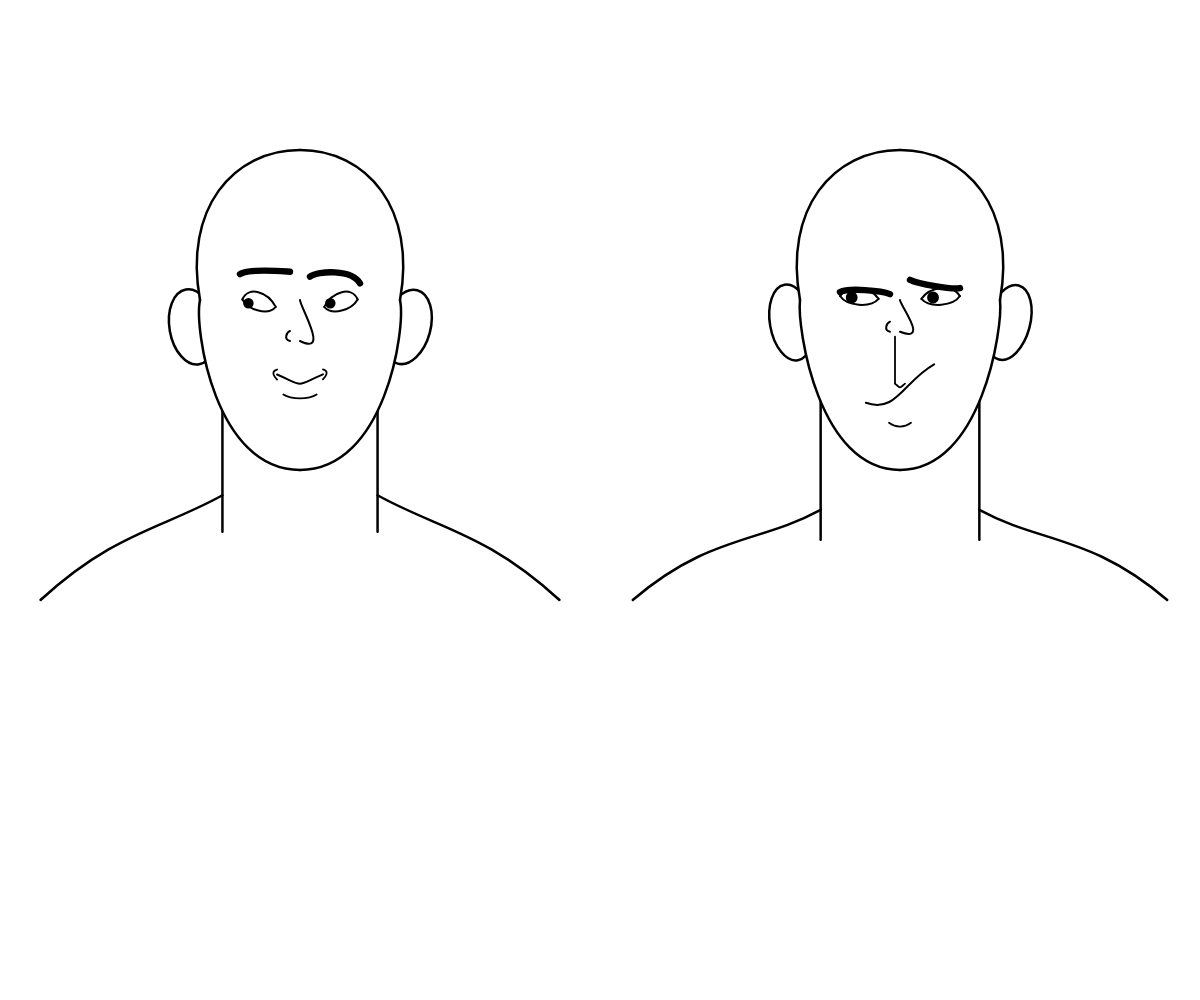
Frame 1 (no input)
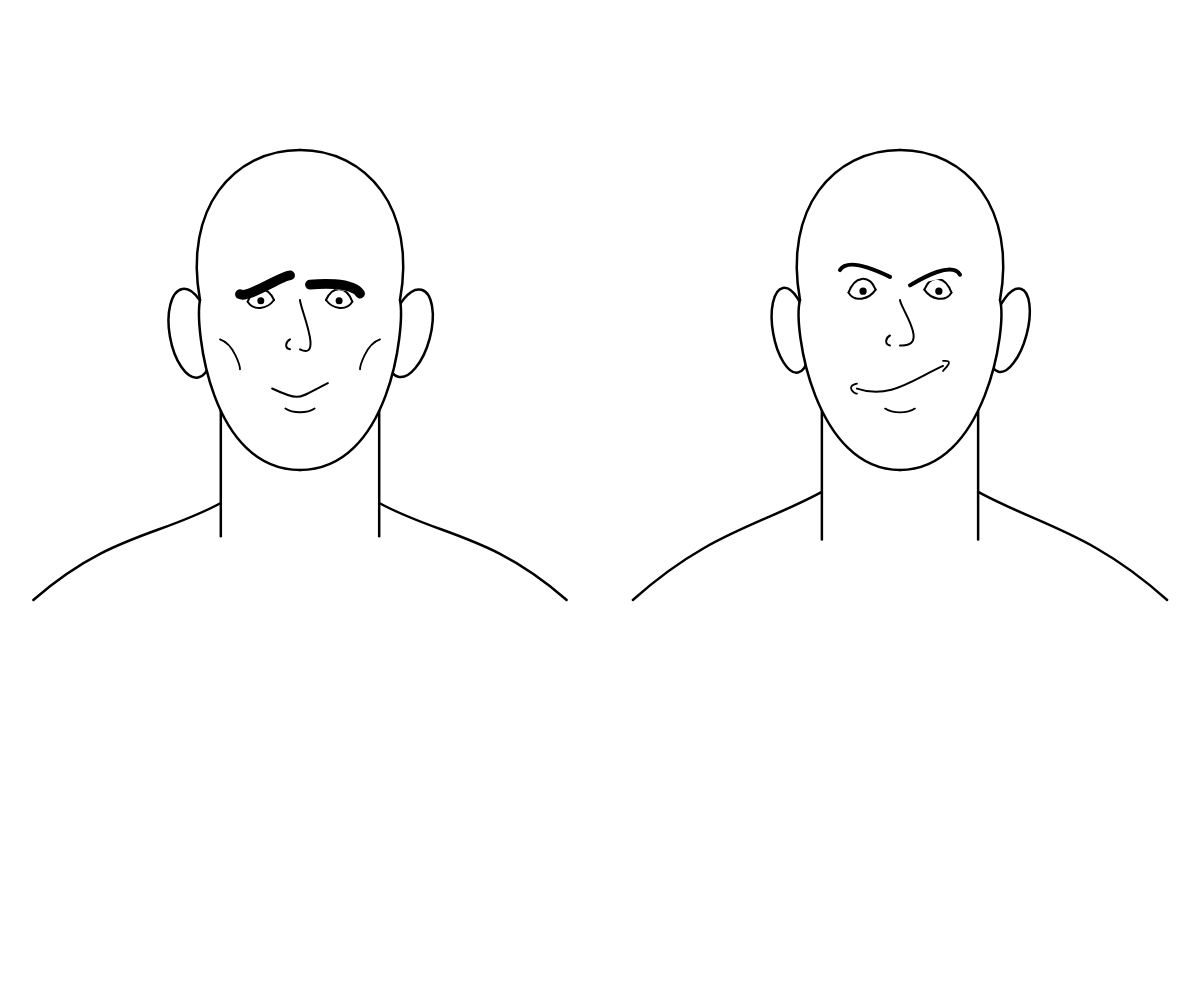
Frame 2 (the mouse pressed at the canvas centre, redrawn once)

The p5.js sketch that drew these frames (run headless with seeded random() and noise() and a simulated clock; the mouse was pressed at the canvas centre and the sketch redrawn once):

// p5.js sketch
// ── sketch.js
let strokeW;

let randomColor = (255, 255, 255);
let bgColor = (200, 200, 200);

let originX;
let originY;

let numOfPortraits = 2;
let portraitSize;

// size modifier for facial features
let rm;

let loopCount = 0;

function setup() {
  createCanvas(windowWidth, windowHeight);
  angleMode(DEGREES);
  noLoop();
  frameRate(15);

  // Determining size of each portrait from the given number of portaits
  portraitSize = width / numOfPortraits;
  // Determining size modifier for facial features from portrait size
  rm = portraitSize / 600;

  strokeW = 2 * rm;
}

function draw() {
  clear();
  background(255);
  // Drawing the determined number of portraits, creating more rows if there is space
  for (let j = 0; j < height / portraitSize - 1; j++) {
    for (let i = 0; i < numOfPortraits; i++) {
      originX = i * portraitSize + portraitSize / 2;
      originY = j * portraitSize + portraitSize / 2;
      createFace();
    }
  }
  // Stopping the small "face change animation" after cycling through 5 random faces
  if (loopCount > 5) {
    noLoop();
  }
  loopCount++;
}

// Starting small animation, changing the faces
function mouseClicked() {
  loopCount = 0;
  loop();
}

// Drawing curves with varying different points, creating a head. Some of the values are randomly chosen between a given range
// Certain features, like eye bags, have a smaller chance of being drawn at all
function createFace() {
  let x1, y1, x2, y2, x3, y3, x4, y4;

  fill(255, 255, 255);
  strokeWeight(strokeW + 0.5 * rm);

  // head
  let headTop = 150 * rm;
  let headSide = 100 * rm;
  let headBottom = 170 * rm;
  let headCheek = random(0, 50) * rm;
  let headJaw = random(350, 650) * rm;

  let earDistanceX = random(0, 10) * rm;
  let earDistanceY = random(20, 40) * rm;
  let earSizeX = random(30, 50) * rm;
  let earSizeY = random(70, 90) * rm;

  // ear left
  push();
  translate(originX - headSide - earDistanceX, originY + earDistanceY);
  rotate(-10);
  ellipse(0, 0, earSizeX, earSizeY);
  rotate(10);
  translate(originX + headSide + earDistanceX, originY - earDistanceY);
  pop();

  // ear right
  push();
  translate(originX + headSide + earDistanceX, originY + earDistanceY);
  rotate(15);
  ellipse(0, 0, earSizeX, earSizeY);
  rotate(-15);
  translate(originX - headSide - earDistanceX, originY - earDistanceY);
  pop();

  let neckWidth = random(20, 30) * rm;
  let neckLength = random(230, 240) * rm;

  // neck left
  line(originX - headSide + neckWidth, originY, originX - headSide + neckWidth, originY + neckLength);

  // neck right
  line(originX + headSide - neckWidth, originY, originX + headSide - neckWidth, originY + neckLength);


  let shoulderHeight = random(190, 210) * rm;
  let shoulderWidth = random(250, 270) * rm;
  let shoulderBottom = 300 * rm;

  // shoulder left
  x1 = originX + headSide;
  y1 = originY + headSide;
  x2 = originX - headSide + neckWidth;
  y2 = originY + shoulderHeight;
  x3 = originX - shoulderWidth;
  y3 = originY + shoulderBottom;
  x4 = originX - shoulderWidth * 2;
  y4 = originY + shoulderBottom * 2;
  curve(x1, y1, x2, y2, x3, y3, x4, y4);

  // shoulder right
  x1 = originX - headSide;
  y1 = originY + headSide;
  x2 = originX + headSide - neckWidth;
  y2 = originY + shoulderHeight;
  x3 = originX + shoulderWidth;
  y3 = originY + shoulderBottom;
  x4 = originX + shoulderWidth * 2;
  y4 = originY + shoulderBottom * 2;
  curve(x1, y1, x2, y2, x3, y3, x4, y4);

  // face fill
  stroke(255);

  beginShape();
  vertex(originX, originY + headBottom);
  vertex(originX + headSide, originY);
  vertex(originX, originY - headTop);
  vertex(originX - headSide, originY);
  endShape(CLOSE);

  stroke(0, 0, 0);

  // head top left
  x1 = originX - headSide + 200 * rm;
  y1 = originY + 400 * rm;
  x2 = originX - headSide;
  y2 = originY;
  x3 = originX;
  y3 = originY - headTop;
  x4 = originX + 300 * rm;
  y4 = originY - headTop + 150 * rm;
  curve(x1, y1, x2, y2, x3, y3, x4, y4);

  // head top right
  x1 = originX + headSide - 200 * rm;
  y1 = originY + 400 * rm;
  x2 = originX + headSide;
  y2 = originY;
  x3 = originX;
  y3 = originY - headTop;
  x4 = originX - 300 * rm;
  y4 = originY - headTop + 150 * rm;
  curve(x1, y1, x2, y2, x3, y3, x4, y4);

  // head bottom left
  x1 = originX + headCheek;
  y1 = originY;
  x2 = originX - headSide;
  y2 = originY;
  x3 = originX;
  y3 = originY + headBottom;
  x4 = originX + headJaw;
  y4 = originY;
  curve(x1, y1, x2, y2, x3, y3, x4, y4);

  // head bottom right
  x1 = originX - headCheek;
  y1 = originY;
  x2 = originX + headSide;
  y2 = originY;
  x3 = originX;
  y3 = originY + headBottom;
  x4 = originX - headJaw;
  y4 = originY;
  curve(x1, y1, x2, y2, x3, y3, x4, y4);

  strokeWeight(strokeW);

  // eyes
  let eyeHeight = random(-10, 10) * rm;
  let innerEyeHeight = random(-5, 5) * rm;
  let outerEyeHeight = random(-5, 5) * rm;
  let innerEyeWidth = random(20, 30) * rm;
  let outerEyeWidth = random(50, 60) * rm;
  let eyeOpening = random(60, 100) * rm;

  // eye up left
  x1 = originX - 60 * rm;
  y1 = originY + eyeHeight + eyeOpening;
  x2 = originX - outerEyeWidth;
  y2 = originY + eyeHeight + outerEyeHeight;
  x3 = originX - innerEyeWidth;
  y3 = originY + eyeHeight + innerEyeHeight;
  x4 = originX - 10 * rm;
  y4 = originY + eyeHeight + eyeOpening;
  curve(x1, y1, x2, y2, x3, y3, x4, y4);

  // eye up right
  x1 = originX + 60 * rm;
  y1 = originY + eyeHeight + eyeOpening;
  x2 = originX + outerEyeWidth;
  y2 = originY + eyeHeight + outerEyeHeight;
  x3 = originX + innerEyeWidth;
  y3 = originY + eyeHeight + innerEyeHeight;
  x4 = originX + 10 * rm;
  y4 = originY + eyeHeight + eyeOpening;
  curve(x1, y1, x2, y2, x3, y3, x4, y4);

  // eye bottom left
  x1 = originX - 60 * rm;
  y1 = originY + eyeHeight - 60 * rm;
  x2 = originX - outerEyeWidth;
  y2 = originY + eyeHeight + outerEyeHeight;
  x3 = originX - innerEyeWidth;
  y3 = originY + eyeHeight + innerEyeHeight;
  x4 = originX - 10 * rm;
  y4 = originY + eyeHeight - 60 * rm;
  curve(x1, y1, x2, y2, x3, y3, x4, y4);

  // eye bottom right
  x1 = originX + 60 * rm;
  y1 = originY + eyeHeight - 60 * rm;
  x2 = originX + outerEyeWidth;
  y2 = originY + eyeHeight + outerEyeHeight;
  x3 = originX + innerEyeWidth;
  y3 = originY + eyeHeight + innerEyeHeight;
  x4 = originX + 10 * rm;
  y4 = originY + eyeHeight - 60 * rm;
  curve(x1, y1, x2, y2, x3, y3, x4, y4);


  fill(0, 0, 0);

  let pupilSize = random(5, 10) * rm;
  let pupilPos = random(5, 20) * rm;

  // pupil left
  ellipse(originX - outerEyeWidth + pupilPos, originY + eyeHeight + (outerEyeHeight + innerEyeHeight) / 2, pupilSize);

  // pupil right
  ellipse(originX + innerEyeWidth + pupilPos, originY + eyeHeight + (outerEyeHeight + innerEyeHeight) / 2, pupilSize);


  fill(255, 255, 255);
  stroke(255);

  let leftBrowHeight1 = random(5, 30) * rm;
  let leftBrowHeight2 = random(5, 30) * rm;
  let leftBrowTilt1 = random(-60, 60) * rm;
  let leftBrowTilt2 = random(-60, 60) * rm;

  let rightBrowHeight1 = random(5, 30) * rm;
  let rightBrowHeight2 = random(5, 30) * rm;
  let rightBrowTilt1 = random(-60, 60) * rm;
  let rightBrowTilt2 = random(-60, 60) * rm;

  // left brow fill
  if (leftBrowTilt1 <= 0 || leftBrowTilt2 <= 0) {
    x1 = originX - 60 * rm;
    y1 = originY + leftBrowHeight1 + 200 * rm;
    x2 = originX - 60 * rm;
    y2 = originY - leftBrowHeight1;
    x3 = originX - 10 * rm;
    y3 = originY - leftBrowHeight2;
    x4 = originX - 10 * rm;
    y4 = originY + leftBrowHeight2 + 200 * rm;
    curve(x1, y1, x2, y2, x3, y3, x4, y4);
  }

  // right brow fill
  if (rightBrowTilt1 <= 0 || rightBrowTilt2 <= 0) {
    x1 = originX + 60 * rm;
    y1 = originY + rightBrowHeight1 + 200 * rm;
    x2 = originX + 60 * rm;
    y2 = originY - rightBrowHeight1;
    x3 = originX + 10 * rm;
    y3 = originY - rightBrowHeight2;
    x4 = originX + 10 * rm;
    y4 = originY + rightBrowHeight2 + 200 * rm;
    curve(x1, y1, x2, y2, x3, y3, x4, y4);
  }

  noFill();
  stroke(0);

  // brow left
  strokeWeight(random(2, 10) * rm);

  x1 = originX - 60 * rm;
  y1 = originY + leftBrowHeight1 + leftBrowTilt1;
  x2 = originX - 60 * rm;
  y2 = originY - leftBrowHeight1;
  x3 = originX - 10 * rm;
  y3 = originY - leftBrowHeight2;
  x4 = originX - 10 * rm;
  y4 = originY + leftBrowHeight2 + leftBrowTilt2;
  curve(x1, y1, x2, y2, x3, y3, x4, y4);

  // brow right

  x1 = originX + 60 * rm;
  y1 = originY + rightBrowHeight1 + rightBrowTilt1;
  x2 = originX + 60 * rm;
  y2 = originY - rightBrowHeight1;
  x3 = originX + 10 * rm;
  y3 = originY - rightBrowHeight2;
  x4 = originX + 10 * rm;
  y4 = originY + rightBrowHeight2 + rightBrowTilt2;
  curve(x1, y1, x2, y2, x3, y3, x4, y4);

  strokeWeight(strokeW);

  // nose
  let noseSize = random(30, 90) * rm;
  let noseLength = random(100, 200) * rm;
  let noseTilt = random(0, 100) * rm;

  x1 = originX;
  y1 = originY;
  x2 = originX;
  y2 = originY;
  x3 = originX;
  y3 = originY + noseSize;
  x4 = originX - noseLength;
  y4 = originY - noseTilt;
  curve(x1, y1, x2, y2, x3, y3, x4, y4);

  // nostril
  x1 = originX + 30 * rm;
  y1 = originY + noseSize;
  x2 = originX - 10 * rm;
  y2 = originY + noseSize;
  x3 = originX - 10 * rm;
  y3 = originY + noseSize - 10 * rm;
  x4 = originX + 10 * rm;
  y4 = originY + noseSize - 10 * rm;
  curve(x1, y1, x2, y2, x3, y3, x4, y4);

  // mouth
  let mouthHeight1 = random(noseSize + 5 * rm, 110 * rm);
  let mouthHeight2 = random(noseSize + 5 * rm, 110 * rm);
  let mouthWidth = random(20, 50) * rm;

  x1 = originX - 150 * rm;
  y1 = originY;
  x2 = originX - mouthWidth;
  y2 = originY + mouthHeight1;
  x3 = originX + mouthWidth;
  y3 = originY + mouthHeight2;
  x4 = originX + 150 * rm;
  y4 = originY;
  curve(x1, y1, x2, y2, x3, y3, x4, y4);


  strokeWeight(strokeW - 0.2 * rm);

  // lower lip
  let lipHeight = max(mouthHeight1, mouthHeight2) + 20 * rm;
  let lipWidth = random(10, 20) * rm;

  if (random() < 0.8) {
    x1 = originX - 30 * rm;
    y1 = originY + lipHeight - 30 * rm;
    x2 = originX - lipWidth;
    y2 = originY + lipHeight;
    x3 = originX + lipWidth;
    y3 = originY + lipHeight;
    x4 = originX + 30 * rm;
    y4 = originY + lipHeight - 30 * rm;
    curve(x1, y1, x2, y2, x3, y3, x4, y4);
  }

  if (random() < 0.5) {
    // mouthSide left
    x1 = originX - 30 * rm;
    y1 = originY + lipHeight - 30 * rm;
    x2 = originX - mouthWidth;
    y2 = originY + mouthHeight1 + 5 * rm;
    x3 = originX - mouthWidth;
    y3 = originY + mouthHeight1 - 5 * rm;
    x4 = originX + 30 * rm;
    y4 = originY + lipHeight - 30 * rm;
    curve(x1, y1, x2, y2, x3, y3, x4, y4);

    // mouthSide right
    x1 = originX + 30 * rm;
    y1 = originY + lipHeight - 30 * rm;
    x2 = originX + mouthWidth;
    y2 = originY + mouthHeight2 + 5 * rm;
    x3 = originX + mouthWidth;
    y3 = originY + mouthHeight2 - 5 * rm;
    x4 = originX - 30 * rm;
    y4 = originY + lipHeight - 30 * rm;
    curve(x1, y1, x2, y2, x3, y3, x4, y4);
  }

  if (random() < 0.5) {
    // upper lip
    let upperLipHeight = (mouthHeight1 + mouthHeight2) / 2;
    let upperLipWidth = random(5, 5) * rm;

    x1 = originX - 30 * rm;
    y1 = originY + upperLipHeight - 30 * rm;
    x2 = originX - upperLipWidth;
    y2 = originY + upperLipHeight;
    x3 = originX + upperLipWidth;
    y3 = originY + upperLipHeight;
    x4 = originX + 30 * rm;
    y4 = originY + upperLipHeight - 30 * rm;
    curve(x1, y1, x2, y2, x3, y3, x4, y4);

    line(x2, y2, x2, originY + noseSize + 5 * rm);
  }

  if (random() < 0.5) {
    // eye bag left
    x1 = originX - 60 * rm;
    y1 = originY - 60 * rm;
    x2 = originX - outerEyeWidth;
    y2 = originY + eyeHeight + 10 * rm;
    x3 = originX - innerEyeWidth;
    y3 = originY + eyeHeight + 10 * rm;
    x4 = originX - 10 * rm;
    y4 = originY - 60 * rm;
    curve(x1, y1, x2, y2, x3, y3, x4, y4);

    // eye bag right
    x1 = originX + 60 * rm;
    y1 = originY - 60 * rm;
    x2 = originX + outerEyeWidth;
    y2 = originY + eyeHeight + 10 * rm;
    x3 = originX + innerEyeWidth;
    y3 = originY + eyeHeight + 10 * rm;
    x4 = originX + 10 * rm;
    y4 = originY - 60 * rm;
    curve(x1, y1, x2, y2, x3, y3, x4, y4);
  }

  if (random() < 0.5) {
    // cheek left
    x1 = originX - 80 * rm;
    y1 = originY + noseSize;
    x2 = originX - 60 * rm;
    y2 = originY + noseSize + 20 * rm;
    x3 = originX - 80 * rm;
    y3 = originY + noseSize - 10 * rm;
    x4 = originX - 150 * rm;
    y4 = originY + noseSize - 10 * rm;
    curve(x1, y1, x2, y2, x3, y3, x4, y4);

    // cheek right
    x1 = originX + 80 * rm;
    y1 = originY + noseSize;
    x2 = originX + 60 * rm;
    y2 = originY + noseSize + 20 * rm;
    x3 = originX + 80 * rm;
    y3 = originY + noseSize - 10 * rm;
    x4 = originX + 150 * rm;
    y4 = originY + noseSize - 10 * rm;
    curve(x1, y1, x2, y2, x3, y3, x4, y4);
  }
}
